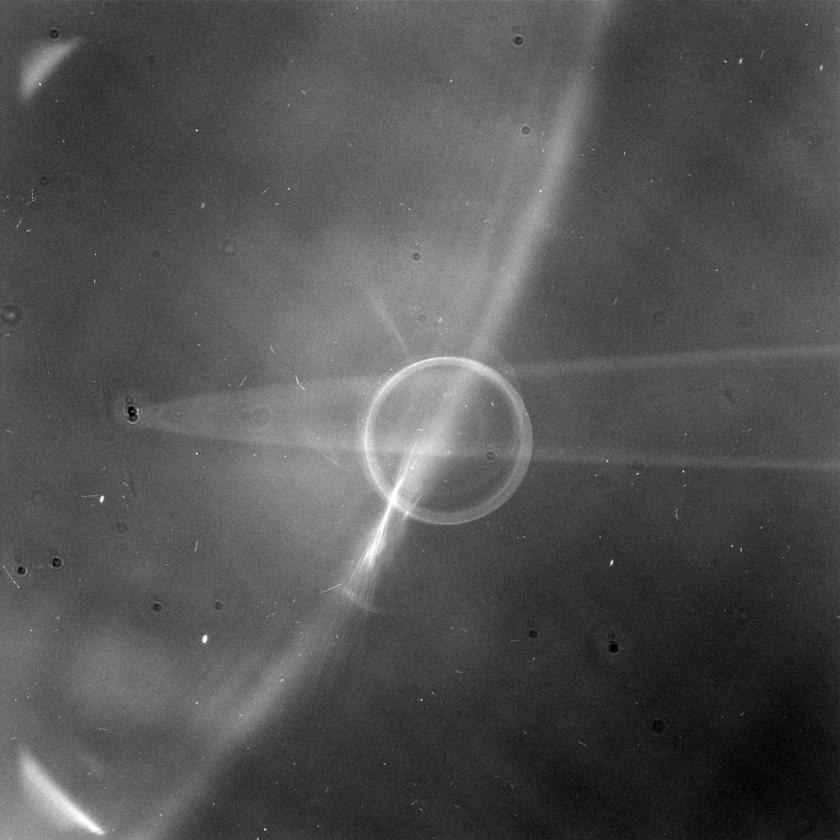
#> input picture lab5/image.jpg, 840 x 840 px
$ python main.py
#> lines starting #> are read from the running program, lines starting #| are printed output that depends on the picture; after the words box and inside, x2 and y2 are one past the last pixel; in counts of white or black regions, pixels touching at a corner belong together
from PIL  import Image
from math import *

#import picture1 and convert it to L mode (only one component)
img      = Image.open("./image.jpg")
#> img is the input picture: PIL image 840x840 L; min 0, max 255, mean 82.6
img_data = img.convert("L").getdata()
max_bright = max(img_data)
#> max_bright = 255
board = int(0.9*max_bright)
#> board = 229

coef_laplas = 0
lst_mask_point = [ [1,  1, 1],
                   [1, -8, 1],
                   [1,  1, 1]]
lst_point_filt = []

lst_mask_line_previt = [[1, 1, 1],
                        [0, 0, 0],
                        [-1, -1, -1]]
lst_line_previt = []

lst_mask_move = [[0, -1, 0],
                 [0,  1, 0],
                 [0,  0, 0]]
lst_line_move = []

for j in range(img.size[0]):
    for i in range(img.size[1]):
        pixel = 0
        for mask_j in range(len(lst_mask_point)):
            for mask_i in range(len(lst_mask_point[mask_j])):
                try:
                    pixel -= img_data[(j - floor(len(lst_mask_point)/2) + mask_j)*img.size[0] + i - floor(len(lst_mask_point[mask_j])/2) + mask_i]*lst_mask_point[mask_j][mask_i]
                except IndexError:
                    pixel -= img_data[j*img.size[0] + i]*lst_mask_point[mask_j][mask_i]
        if abs(pixel) > board:
            lst_point_filt.append(255)
        else:
            lst_point_filt.append(0)
#> after the loop, lst_point_filt = 705600 items

img_new = Image.new("L", img.size)
#> img_new: PIL image 840x840 L; every value is 0
img_new.putdata(lst_point_filt)
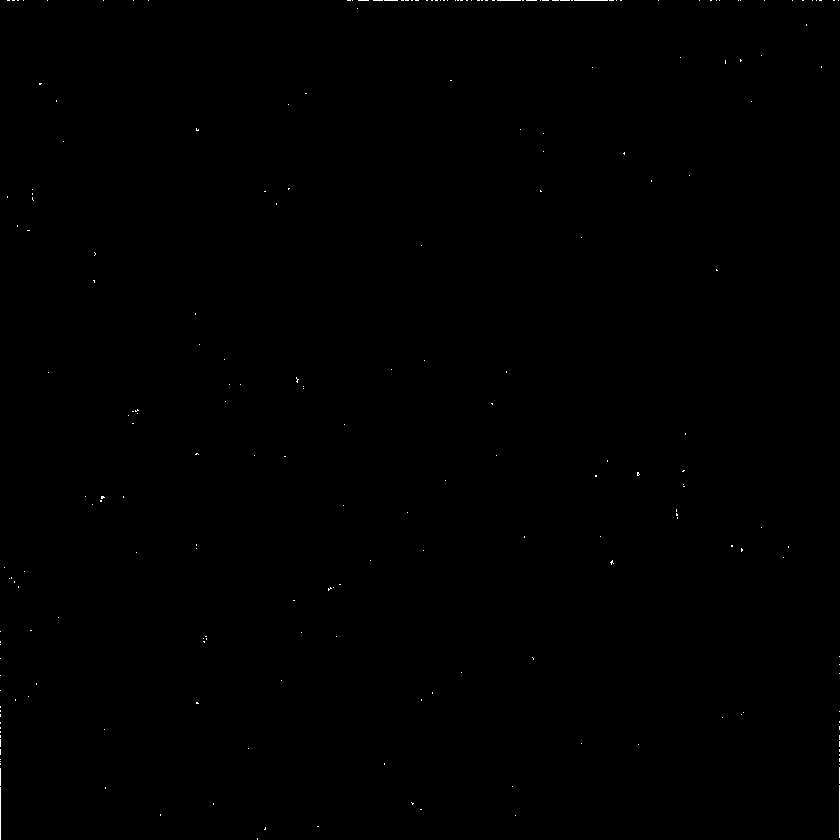
#> img_new: PIL image 840x840 L; 0.1% white in thin lines or dots
img_new.save("./image_points.jpg")


max_bright = 0
min_bright = 1000

im = Image.open("./image5.jpg")
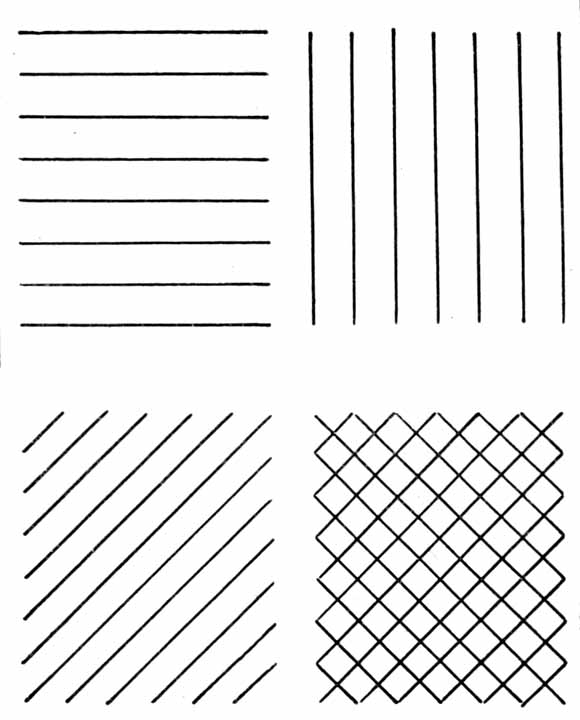
#> input picture lab5/image5.jpg, 580 x 720 px
#> im is the input picture: PIL image 580x720 RGB; min 0, max 255, mean 234.9
px = im.convert("L")
px_1 = px.copy()
px1 = px_1.load()
lst_grad_previt = []
for i in range(px.size[0]):
    lst_grad_previt.append([])
    for j in range(px.size[1]):
        pixel = 0
        for mask_i in range(len(lst_mask_line_previt)):
            for mask_j in range(len(lst_mask_line_previt[mask_i])):
                try:
                    pixel -= px1[i - floor(len(lst_mask_line_previt)/2) + mask_i, j - floor(len(lst_mask_line_previt[mask_i])/2) + mask_j]*lst_mask_line_previt[mask_i][mask_j]
                except IndexError:
                    pixel -= px1[i, j]*lst_mask_line_previt[mask_i][mask_j]
        if max_bright < abs(pixel):
            max_bright = abs(pixel)
        if min_bright > abs(pixel):
            min_bright = abs(pixel)
        lst_grad_previt[i].append(abs(pixel))
#> after the loop, lst_grad_previt = 580 items; max_bright = 765; min_bright = 0
        # [5 lines of commented-out code are left out]

for i in range(px.size[0]):
    for j in range(px.size[1]):
        if lst_grad_previt[i][j] > max_bright*0.7:
            px1[i, j] = (255)
        else:
            px1[i, j] = (0)


px_1.save("./image_lines_previt.jpg")
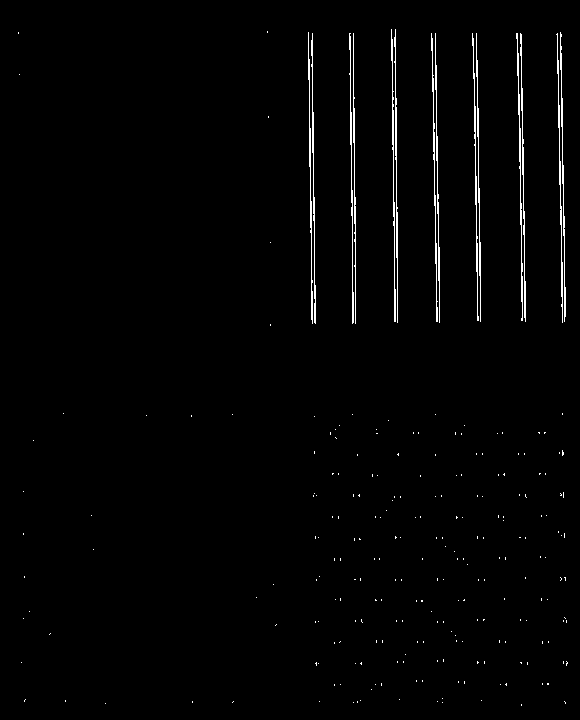
#> saved as image_lines_previt.jpg: PIL image 580x720 L; 1.5% white in thin lines or dots, all inside (x1, y1, x2, y2) = (18, 29, 568, 706)

max_bright = 0
min_bright = 1000
px_1 = px.copy()
px1 = px_1.load()
lst_grad_move = []
for i in range(px.size[0]):
    lst_grad_move.append([])
    for j in range(px.size[1]):
        pixel = 0
        for mask_i in range(len(lst_mask_move)):
            for mask_j in range(len(lst_mask_move[mask_i])):
                try:
                    pixel -= px1[i - floor(len(lst_mask_move)/2) + mask_i, j - floor(len(lst_mask_move[mask_i])/2) + mask_j]*lst_mask_move[mask_i][mask_j]
                except IndexError:
                    pixel -= px1[i, j]*lst_mask_move[mask_i][mask_j]
        if max_bright < abs(pixel):
            max_bright = abs(pixel)
        if min_bright > abs(pixel):
            min_bright = abs(pixel)
        lst_grad_move[i].append(abs(pixel))
#> after the loop, lst_grad_move = 580 items; max_bright = 215; min_bright = 0
        # [4 lines of commented-out code are left out]

for i in range(px.size[0]):
    for j in range(px.size[1]):
        if lst_grad_move[i][j] > max_bright*0.7:
            px1[i, j] = (255)
        else:
            px1[i, j] = (0)
# [7 lines of commented-out code are left out]

px_1.save("./image_lines_move.jpg")
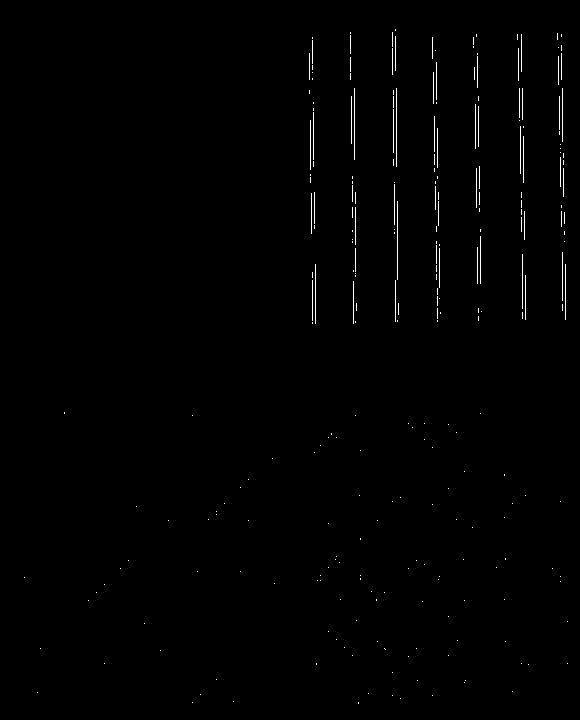
#> saved as image_lines_move.jpg: PIL image 580x720 L; 0.65% white in thin lines or dots, all inside (x1, y1, x2, y2) = (24, 29, 568, 704)


img = Image.open("./image6.jpg")
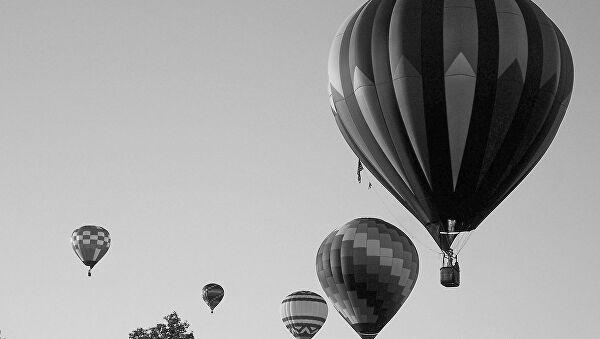
#> input picture lab5/image6.jpg, 600 x 339 px
#> img is the input picture: PIL image 600x339 L; min 0, max 255, mean 155.4
px = img.convert("L")
px_1 = px.copy()
px1 = px_1.load()
lst_grad_kirsh = []
max_bright = 0
min_bright = 1000
lst_mask_kirsh = [[ 3,  3,  3],
                  [ 3,  0,  3],
                  [-5, -5, -5]]
for i in range(px.size[0]):
    lst_grad_kirsh.append([])
    for j in range(px.size[1]):
        pixel = 0
        for mask_i in range(len(lst_mask_kirsh)):
            for mask_j in range(len(lst_mask_kirsh[mask_i])):
                try:
                    pixel -= px1[i - floor(len(lst_mask_kirsh)/2) + mask_i, j - floor(len(lst_mask_kirsh[mask_i])/2) + mask_j]*lst_mask_kirsh[mask_i][mask_j]
                except IndexError:
                    pixel -= px1[i, j]*lst_mask_kirsh[mask_i][mask_j]
        if max_bright < abs(pixel):
            max_bright = abs(pixel)
        if min_bright > abs(pixel):
            min_bright = abs(pixel)
        lst_grad_kirsh[i].append(abs(pixel))
#> after the loop, lst_grad_kirsh = 600 items; max_bright = 3049; min_bright = 0
        # [5 lines of commented-out code are left out]
for i in range(px.size[0]):
    for j in range(px.size[1]):
        if lst_grad_kirsh[i][j] > max_bright*0.1:
            px1[i, j] = (255)
        else:
            px1[i, j] = (0)

# [7 lines of commented-out code are left out]
px_1.save("./image_kirsh.jpg")
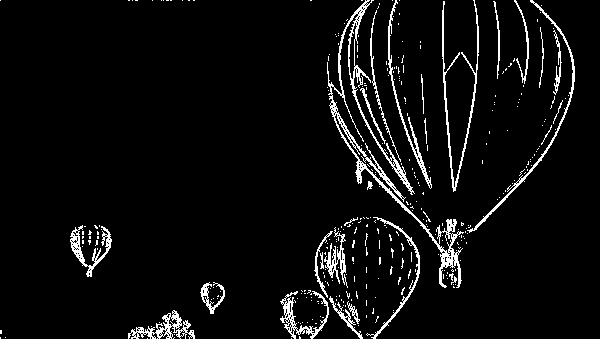
#> saved as image_kirsh.jpg: PIL image 600x339 L; 5.2% white in thin lines or dots
